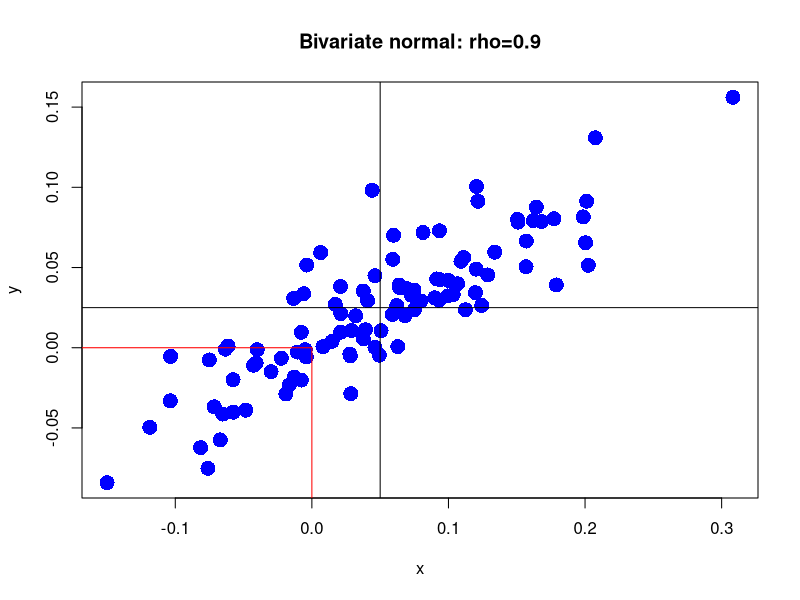

This figure's R source:
# Bivariate Distributions
# Michael Beven
# 20150922
# Data: none

# Standard deviations and correlation
sig_x = 0.10
sig_y = 0.05
rho_xy = 0.9

# Covariance between X and Y
sig_xy = sig_x * sig_y * rho_xy
  
# Covariance matrix
Sigma_xy = matrix(c(sig_x^2, sig_xy, sig_xy, sig_y^2), nrow = 2, ncol = 2, byrow = TRUE)

# Simulate data
# Load the mvtnorm package
library("mvtnorm")

# The covariance matrix (Sigma_xy) is still in your workspace

# Means
mu_x = 0.05
mu_y = 0.025

# Simulate 100 observations
set.seed(123)  # for reproducibility
xy_vals = rmvnorm(100, mean = c(mu_x, mu_y), sigma = Sigma_xy)

# Have a look at the first observations
head(xy_vals)

# Create scatterplot
plot(xy_vals[,1], xy_vals[,2], col = "blue", pch = 16, cex = 2, 
     main = "Bivariate normal: rho=0.9", xlab = "x", ylab = "y")

# Add lines
abline(h = mu_y)
abline(v = mu_x)

# Add line segments
segments(x0 = 0, y0 = -1e10, x1 = 0, y1 = 0, col="red")
segments(x0 = -1e10, y0 = 0, x1 = 0, y1 = 0, col="red")

# Compute joint probability
pmvnorm(lower = c(-Inf,-Inf), upper = c(0,0), mean = c(mu_x, mu_y), 
        sigma = Sigma_xy)